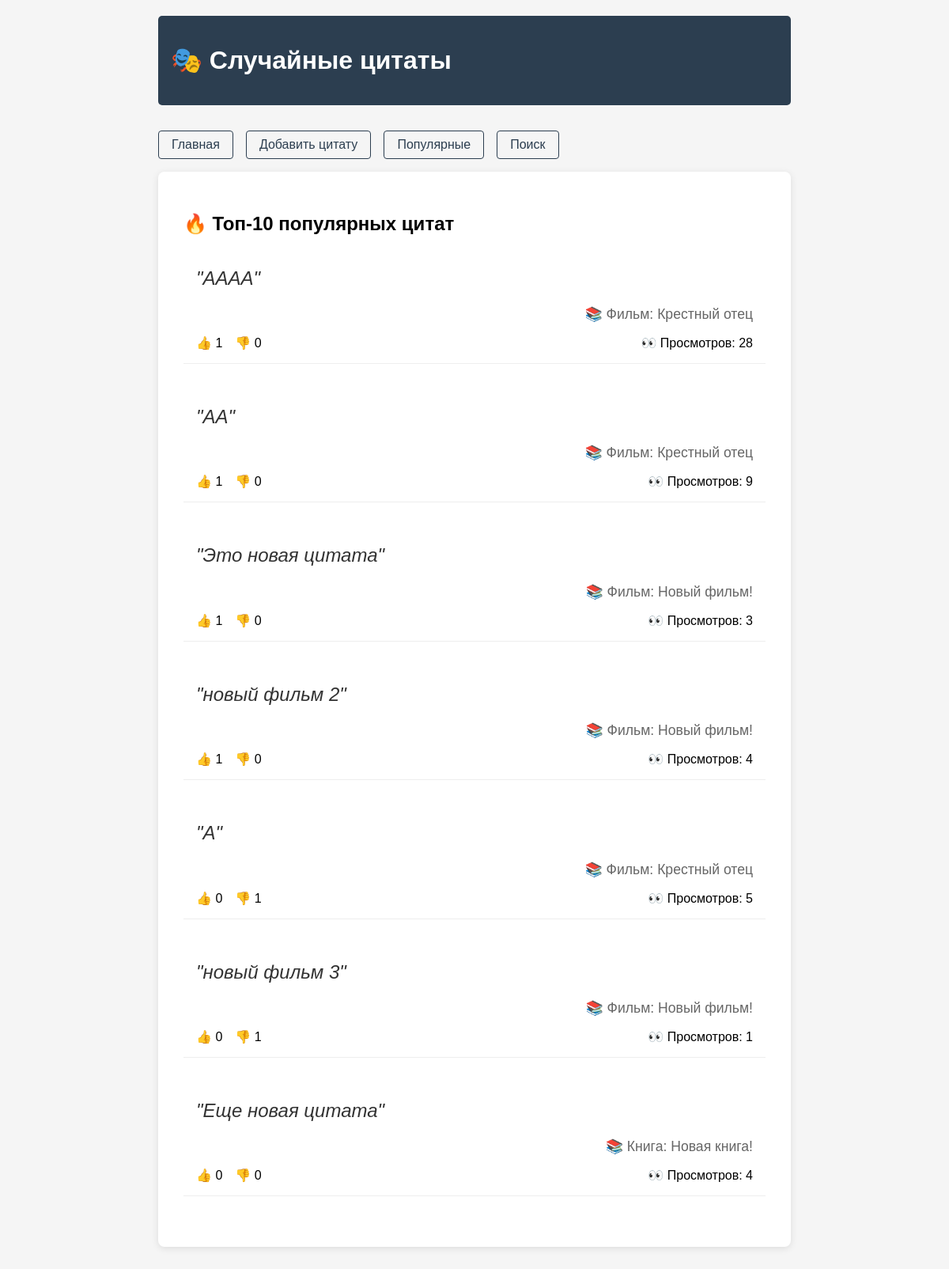
Page /popular/ on the committed database.
### quotes_app/models.py (models this page shows, shortened)
class Quote(models.Model):
    text = models.TextField(verbose_name="Текст цитаты")
    source = models.ForeignKey(Source, on_delete=models.CASCADE, verbose_name="Источник")
    weight = models.PositiveIntegerField(default=1, verbose_name="Вес")
    views_count = models.PositiveIntegerField(default=0, verbose_name="Количество просмотров")
    created_at = models.DateTimeField(auto_now_add=True)
    updated_at = models.DateTimeField(auto_now=True)
    class Meta:
        verbose_name = "Цитата"
        verbose_name_plural = "Цитаты"

class Source(models.Model):
    SOURCE_TYPES = [
        ('movie', 'Фильм'),
        ('book', 'Книга'),
    ]
    name = models.CharField(max_length=200, verbose_name="Название")
    type = models.CharField(max_length=10, choices=SOURCE_TYPES, verbose_name="Тип")
    created_at = models.DateTimeField(auto_now_add=True)
    class Meta:
        verbose_name = "Источник"
        verbose_name_plural = "Источники"
        unique_together = ['name', 'type']

### quotes_app/views.py (the view)
# urls.py: path('popular/', views.popular_quotes, name='popular_quotes'),
def popular_quotes(request):
    popular = Quote.objects.annotate(
        likes_count=models.Count('votes', filter=models.Q(votes__is_like=True)),
        dislikes_count=models.Count('votes', filter=models.Q(votes__is_like=False))
    ).order_by('-likes_count')[:10]
    return render(request, 'quotes_app/popular_quotes.html', {
        'quotes': popular
    })

### templates/quotes_app/popular_quotes.html (shortened to what this page needs)
{% extends 'quotes_app/base.html' %}
{% block content %}
<div class="quote-container">
    <h2>🔥 Топ-10 популярных цитат</h2>
    {% if quotes %}
        {% for quote in quotes %}
        <div style="margin-bottom: 2rem; padding: 1rem; border-bottom: 1px solid #eee;">
            <div class="quote-text">"{{ quote.text }}"</div>
            <div class="quote-source">
                📚 {{ quote.source.get_type_display }}: {{ quote.source.name }}
            </div>
            <div class="stats">
                <div class="votes">
                    <span>👍 {{ quote.likes_count }}</span>
                    <span>👎 {{ quote.dislikes_count }}</span>
                </div>
                <div>
                    <span>👀 Просмотров: {{ quote.views_count }}</span>
                </div>
            </div>
        </div>
        {% endfor %}
    {% else %}
        <div class="quote-text">Пока нет цитат для отображения.</div>
    {% endif %}
</div>
{% endblock %}

### templates/quotes_app/base.html (shortened to what this page needs)
<!DOCTYPE html>
<html lang="ru">
<head>
</head>
<body>
    <div class="header">
        <h1>🎭 Случайные цитаты</h1>
    </div>
    <div class="nav">
        <a href="{% url 'random_quote' %}">Главная</a>
        <a href="{% url 'add_quote' %}">Добавить цитату</a>
        <a href="{% url 'popular_quotes' %}">Популярные</a>
        <a href="{% url 'search_quotes' %}">Поиск</a>
    </div>
    <main>
        {% block content %}
        {% endblock %}
    </main>
</body>
</html>

### templates/quotes_app/base.html (style rules this page uses)
body { font-family: Arial, sans-serif; max-width: 800px; margin: 0 auto; padding: 20px; background-color: #f5f5f5; }
.header { background-color: #2c3e50; color: white; padding: 1rem; border-radius: 5px; margin-bottom: 2rem; }
.quote-container { background: white; padding: 2rem; border-radius: 8px; box-shadow: 0 2px 10px rgba(0,0,0,0.1); margin-bottom: 2rem; }
.quote-text { font-size: 1.5rem; font-style: italic; color: #333; line-height: 1.6; }
.quote-source { font-size: 1.1rem; color: #666; margin-top: 1rem; text-align: right; }
.stats { display: flex; justify-content: space-between; align-items: center; margin-top: 1rem; }
.votes { display: flex; gap: 1rem; }
.nav { display: flex; gap: 1rem; margin-bottom: 1rem; }
.nav a { color: #2c3e50; text-decoration: none; padding: 0.5rem 1rem; border: 1px solid #2c3e50; border-radius: 4px; }

### rows in the picture
Quote: text "АААА", source.type "Фильм", source.name "Крестный отец", likes_count "1", dislikes_count "0", views_count "28"
Quote: text "АА", source.type "Фильм", source.name "Крестный отец", likes_count "1", dislikes_count "0", views_count "9"
Quote: text "Это новая цитата", source.type "Фильм", source.name "Новый фильм!", likes_count "1", dislikes_count "0", views_count "3"
Quote: text "новый фильм 2", source.type "Фильм", source.name "Новый фильм!", likes_count "1", dislikes_count "0", views_count "4"
Quote: text "А", source.type "Фильм", source.name "Крестный отец", likes_count "0", dislikes_count "1", views_count "5"
Quote: text "новый фильм 3", source.type "Фильм", source.name "Новый фильм!", likes_count "0", dislikes_count "1", views_count "1"
Quote: text "Еще новая цитата", source.type "Книга", source.name "Новая книга!", likes_count "0", dislikes_count "0", views_count "4"
